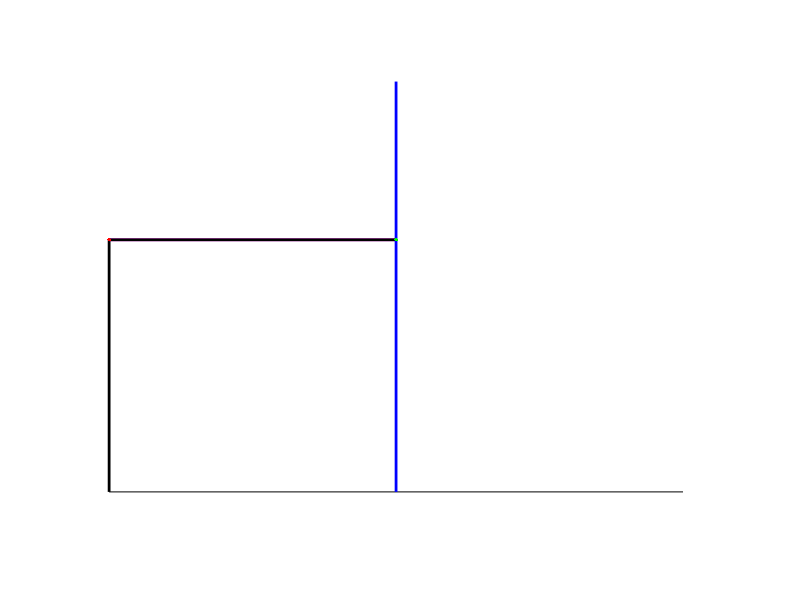

This chart was generated by the following MATLAB code: (Note: this script raises an error after producing the figure.)
L = 246;
base_l = 280;
d = zeros(100,1);
d(1) = base_l;

theta_min = pi/12;

theta = linspace(theta_min, pi/2, 50);
theta = [fliplr(theta) theta];

xc = d(1);% - k / tan(theta(51));
yc = 0;

xa = 0;
ya = L;
xb = zeros(100,1);
yb = zeros(100,1);

f1 = figure('Position', [100,100, 600, 400], 'WindowStyle', 'normal', 'Color', [1, 1, 1]);
hold on; 
axis equal off; axis([-5 600 -5 400]);
%title('Camera arm system');

plot([0 0], [0 ya], 'k', 'LineWidth', 2.0);
plot([0 2*base_l], [0 0], 'k');
%text(-50, 50, {'Patient'; 'here'});

for i_t = 1:100
    
    %xa(i_t) = 0; by definition
    
    xb(i_t) = xc + L*cos(theta(i_t)); 
    yb(i_t) = yc + L*sin(theta(i_t));
    
    d(i_t) = sqrt(xb(i_t)^2 + (yb(i_t)-ya).^2);
    
    base_x = [xa xa + base_l*(xb(i_t) - xa)/d(i_t)];
    base_y = [ya ya + base_l*(yb(i_t) - ya)/d(i_t)];
    acuator_x = [xa xb(i_t)];
    acuator_y = [ya yb(i_t)];
    
    camera_x = [xc xc + 2*(xb(i_t) - xc)];
    camera_y = [yc yc + 2*(yb(i_t) - yc)];
    
    if i_t == 1

        plot(acuator_x, acuator_y, 'm', 'LineWidth', 2.0,...
            'XDataSource', 'acuator_x',...
            'YDataSource', 'acuator_y');
        plot(base_x, base_y, 'k', 'LineWidth', 2.0,...
            'XDataSource', 'base_x',...
            'YDataSource', 'base_y');
        
        plot(camera_x, camera_y, 'b', 'LineWidth', 2.0,...
            'XDataSource', 'camera_x',...
            'YDataSource', 'camera_y');
        
        plot(xb(i_t), yb(i_t), 'g.', 'MarkerSize', 8,...
            'XDataSource', 'xb(i_t)',...
            'YDataSource', 'yb(i_t)');
        
        plot(xa, ya, 'r.', 'MarkerSize', 8);
    else
        refreshdata(gca, 'caller');
    end
    
    frame1 = getframe(f1);
    gif1 = frame2im(frame1);
    [gif1a map] = rgb2ind(gif1, 2^16);
    
    if i_t == 1
        imwrite(gif1a, map, 'camera_arm.gif', 'gif', 'WriteMode', 'overwrite', 'Loop', Inf, 'DelayTime', 0.05);
    else
        imwrite(gif1a, map, 'camera_arm.gif', 'gif', 'WriteMode', 'append', 'DelayTime', 0.05);
    end
    
end
%%
%Computing the forces involved
F = 200; %Max actuator force in N
M = 2; %Mass of camera in kg
g = 10; %Gravity
L1 = L; %Length of the post to the attachment of the actuator
L2 = 300; %Length of the post to the point mass of the cameras

phi = theta_min + atan((ya - yb(50)) / xb(50));

Mc = M*g*cos(theta_min)*L2;
Ma = F*sin(phi)*L1;

max_weight = Ma / (g*cos(theta_min)*L2);


